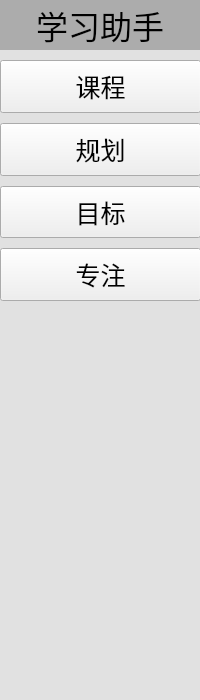
<?xml version="1.0" encoding="UTF-8"?>
<ui version="4.0">
 <class>StudyAidsList</class>
 <widget class="QWidget" name="StudyAidsList">
  <property name="geometry">
   <rect>
    <x>0</x>
    <y>0</y>
    <width>200</width>
    <height>700</height>
   </rect>
  </property>
  <property name="windowTitle">
   <string>Form</string>
  </property>
  <widget class="QLabel" name="background">
   <property name="geometry">
    <rect>
     <x>0</x>
     <y>0</y>
     <width>200</width>
     <height>700</height>
    </rect>
   </property>
   <property name="styleSheet">
    <string notr="true">background-color: rgb(225, 225, 225);</string>
   </property>
   <property name="text">
    <string/>
   </property>
  </widget>
  <widget class="QLabel" name="title">
   <property name="geometry">
    <rect>
     <x>0</x>
     <y>0</y>
     <width>200</width>
     <height>50</height>
    </rect>
   </property>
   <property name="font">
    <font>
     <pointsize>24</pointsize>
    </font>
   </property>
   <property name="styleSheet">
    <string notr="true">background-color: rgb(172, 172, 172);</string>
   </property>
   <property name="text">
    <string>学习助手</string>
   </property>
   <property name="alignment">
    <set>Qt::AlignCenter</set>
   </property>
  </widget>
  <widget class="QWidget" name="verticalLayoutWidget">
   <property name="geometry">
    <rect>
     <x>0</x>
     <y>60</y>
     <width>201</width>
     <height>241</height>
    </rect>
   </property>
   <layout class="QVBoxLayout" name="layout" stretch="1,1,1,1">
    <property name="spacing">
     <number>10</number>
    </property>
    <property name="sizeConstraint">
     <enum>QLayout::SetDefaultConstraint</enum>
    </property>
    <item>
     <widget class="QPushButton" name="courseButton">
      <property name="sizePolicy">
       <sizepolicy hsizetype="Preferred" vsizetype="Preferred">
        <horstretch>0</horstretch>
        <verstretch>0</verstretch>
       </sizepolicy>
      </property>
      <property name="font">
       <font>
        <family>Adobe 楷体 Std R</family>
        <pointsize>19</pointsize>
       </font>
      </property>
      <property name="text">
       <string>课程</string>
      </property>
     </widget>
    </item>
    <item>
     <widget class="QPushButton" name="scheduleButton">
      <property name="sizePolicy">
       <sizepolicy hsizetype="Preferred" vsizetype="Preferred">
        <horstretch>0</horstretch>
        <verstretch>0</verstretch>
       </sizepolicy>
      </property>
      <property name="font">
       <font>
        <family>Adobe 楷体 Std R</family>
        <pointsize>19</pointsize>
       </font>
      </property>
      <property name="text">
       <string>规划</string>
      </property>
     </widget>
    </item>
    <item>
     <widget class="QPushButton" name="targets">
      <property name="sizePolicy">
       <sizepolicy hsizetype="Preferred" vsizetype="Preferred">
        <horstretch>0</horstretch>
        <verstretch>0</verstretch>
       </sizepolicy>
      </property>
      <property name="font">
       <font>
        <family>Adobe 楷体 Std R</family>
        <pointsize>19</pointsize>
       </font>
      </property>
      <property name="text">
       <string>目标</string>
      </property>
     </widget>
    </item>
    <item>
     <widget class="QPushButton" name="focusButton">
      <property name="sizePolicy">
       <sizepolicy hsizetype="Preferred" vsizetype="Preferred">
        <horstretch>0</horstretch>
        <verstretch>0</verstretch>
       </sizepolicy>
      </property>
      <property name="font">
       <font>
        <family>Adobe 楷体 Std R</family>
        <pointsize>19</pointsize>
       </font>
      </property>
      <property name="text">
       <string>专注</string>
      </property>
     </widget>
    </item>
   </layout>
  </widget>
 </widget>
 <resources/>
 <connections/>
</ui>
